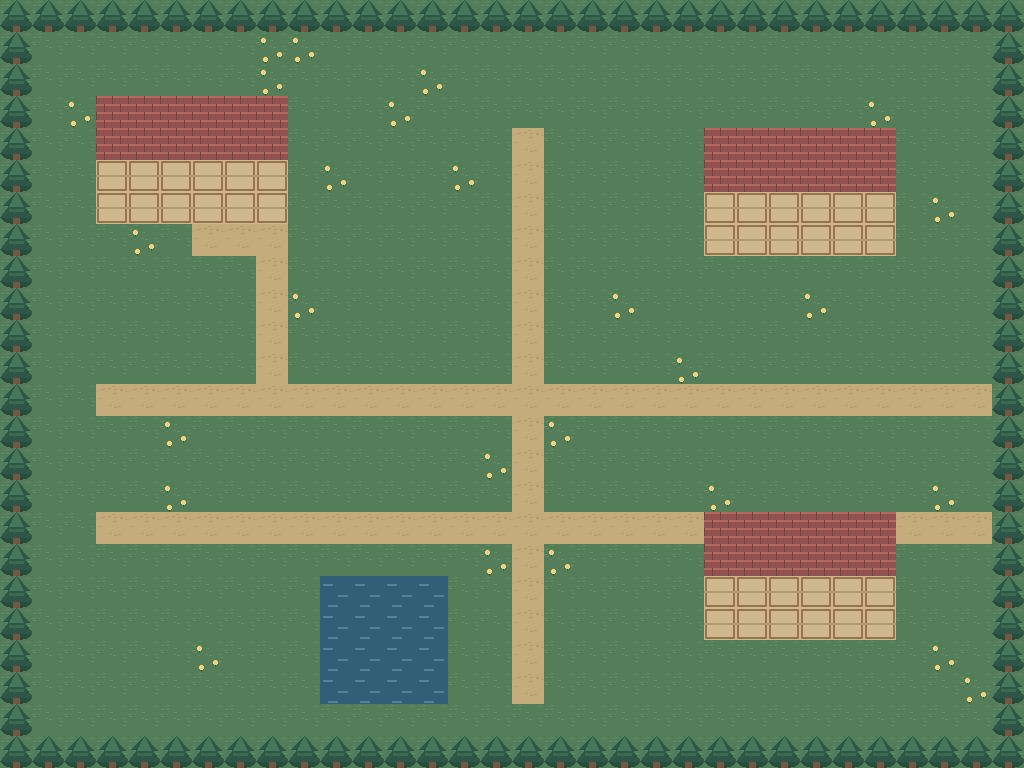

A level layout from a 2D game, rendered from its tile map. Below: a short description, then the map file with its tile-grid data intact:
An orthogonal 32x24 tile map with 32x32 px tiles, 2 tile layers (Chao, Detalhes) and 7 objects (2x npc, 2x chest, beacon, sign, portal).

<map version="1.10" tiledversion="1.11.0" orientation="orthogonal" renderorder="right-down" width="32" height="24" tilewidth="32" tileheight="32" infinite="0" nextlayerid="4" nextobjectid="8">
  <properties>
    <property name="title" value="Vila de Lume" />
  </properties>
  <tileset firstgid="1" source="lume.tsx" />
  <layer id="1" name="Chao" width="32" height="24">
    <data encoding="csv">
1,1,1,1,1,1,1,1,1,1,1,1,1,1,1,1,1,1,1,1,1,1,1,1,1,1,1,1,1,1,1,1,
1,1,1,1,1,1,1,1,1,1,1,1,1,1,1,1,1,1,1,1,1,1,1,1,1,1,1,1,1,1,1,1,
1,1,1,1,1,1,1,1,1,1,1,1,1,1,1,1,1,1,1,1,1,1,1,1,1,1,1,1,1,1,1,1,
1,1,1,1,1,1,1,1,1,1,1,1,1,1,1,1,1,1,1,1,1,1,1,1,1,1,1,1,1,1,1,1,
1,1,1,1,1,1,1,1,1,1,1,1,1,1,1,1,2,1,1,1,1,1,1,1,1,1,1,1,1,1,1,1,
1,1,1,1,1,1,1,1,1,1,1,1,1,1,1,1,2,1,1,1,1,1,1,1,1,1,1,1,1,1,1,1,
1,1,1,1,1,1,1,1,1,1,1,1,1,1,1,1,2,1,1,1,1,1,1,1,1,1,1,1,1,1,1,1,
1,1,1,1,1,1,2,2,2,1,1,1,1,1,1,1,2,1,1,1,1,1,1,1,1,1,1,1,1,1,1,1,
1,1,1,1,1,1,1,1,2,1,1,1,1,1,1,1,2,1,1,1,1,1,1,1,1,1,1,1,1,1,1,1,
1,1,1,1,1,1,1,1,2,1,1,1,1,1,1,1,2,1,1,1,1,1,1,1,1,1,1,1,1,1,1,1,
1,1,1,1,1,1,1,1,2,1,1,1,1,1,1,1,2,1,1,1,1,1,1,1,1,1,1,1,1,1,1,1,
1,1,1,1,1,1,1,1,2,1,1,1,1,1,1,1,2,1,1,1,1,1,1,1,1,1,1,1,1,1,1,1,
1,1,1,2,2,2,2,2,2,2,2,2,2,2,2,2,2,2,2,2,2,2,2,2,2,2,2,2,2,2,2,1,
1,1,1,1,1,1,1,1,1,1,1,1,1,1,1,1,2,1,1,1,1,1,1,1,1,1,1,1,1,1,1,1,
1,1,1,1,1,1,1,1,1,1,1,1,1,1,1,1,2,1,1,1,1,1,1,1,1,1,1,1,1,1,1,1,
1,1,1,1,1,1,1,1,1,1,1,1,1,1,1,1,2,1,1,1,1,1,1,1,1,1,1,1,1,1,1,1,
1,1,1,2,2,2,2,2,2,2,2,2,2,2,2,2,2,2,2,2,2,2,2,2,2,2,2,2,2,2,2,1,
1,1,1,1,1,1,1,1,1,1,1,1,1,1,1,1,2,1,1,1,1,1,1,1,1,1,1,1,1,1,1,1,
1,1,1,1,1,1,1,1,1,1,3,3,3,3,1,1,2,1,1,1,1,1,1,1,1,1,1,1,1,1,1,1,
1,1,1,1,1,1,1,1,1,1,3,3,3,3,1,1,2,1,1,1,1,1,1,1,1,1,1,1,1,1,1,1,
1,1,1,1,1,1,1,1,1,1,3,3,3,3,1,1,2,1,1,1,1,1,1,1,1,1,1,1,1,1,1,1,
1,1,1,1,1,1,1,1,1,1,3,3,3,3,1,1,2,1,1,1,1,1,1,1,1,1,1,1,1,1,1,1,
1,1,1,1,1,1,1,1,1,1,1,1,1,1,1,1,1,1,1,1,1,1,1,1,1,1,1,1,1,1,1,1,
1,1,1,1,1,1,1,1,1,1,1,1,1,1,1,1,1,1,1,1,1,1,1,1,1,1,1,1,1,1,1,1
</data>
  </layer>
  <layer id="2" name="Detalhes" width="32" height="24">
    <data encoding="csv">
4,4,4,4,4,4,4,4,4,4,4,4,4,4,4,4,4,4,4,4,4,4,4,4,4,4,4,4,4,4,4,4,
4,0,0,0,0,0,0,0,9,9,0,0,0,0,0,0,0,0,0,0,0,0,0,0,0,0,0,0,0,0,0,4,
4,0,0,0,0,0,0,0,9,0,0,0,0,9,0,0,0,0,0,0,0,0,0,0,0,0,0,0,0,0,0,4,
4,0,9,8,8,8,8,8,8,0,0,0,9,0,0,0,0,0,0,0,0,0,0,0,0,0,0,9,0,0,0,4,
4,0,0,8,8,8,8,8,8,0,0,0,0,0,0,0,0,0,0,0,0,0,8,8,8,8,8,8,0,0,0,4,
4,0,0,7,7,7,7,7,7,0,9,0,0,0,9,0,0,0,0,0,0,0,8,8,8,8,8,8,0,0,0,4,
4,0,0,7,7,7,7,7,7,0,0,0,0,0,0,0,0,0,0,0,0,0,7,7,7,7,7,7,0,9,0,4,
4,0,0,0,9,0,0,0,0,0,0,0,0,0,0,0,0,0,0,0,0,0,7,7,7,7,7,7,0,0,0,4,
4,0,0,0,0,0,0,0,0,0,0,0,0,0,0,0,0,0,0,0,0,0,0,0,0,0,0,0,0,0,0,4,
4,0,0,0,0,0,0,0,0,9,0,0,0,0,0,0,0,0,0,9,0,0,0,0,0,9,0,0,0,0,0,4,
4,0,0,0,0,0,0,0,0,0,0,0,0,0,0,0,0,0,0,0,0,0,0,0,0,0,0,0,0,0,0,4,
4,0,0,0,0,0,0,0,0,0,0,0,0,0,0,0,0,0,0,0,0,9,0,0,0,0,0,0,0,0,0,4,
4,0,0,0,0,0,0,0,0,0,0,0,0,0,0,0,0,0,0,0,0,0,0,0,0,0,0,0,0,0,0,4,
4,0,0,0,0,9,0,0,0,0,0,0,0,0,0,0,0,9,0,0,0,0,0,0,0,0,0,0,0,0,0,4,
4,0,0,0,0,0,0,0,0,0,0,0,0,0,0,9,0,0,0,0,0,0,0,0,0,0,0,0,0,0,0,4,
4,0,0,0,0,9,0,0,0,0,0,0,0,0,0,0,0,0,0,0,0,0,9,0,0,0,0,0,0,9,0,4,
4,0,0,0,0,0,0,0,0,0,0,0,0,0,0,0,0,0,0,0,0,0,8,8,8,8,8,8,0,0,0,4,
4,0,0,0,0,0,0,0,0,0,0,0,0,0,0,9,0,9,0,0,0,0,8,8,8,8,8,8,0,0,0,4,
4,0,0,0,0,0,0,0,0,0,0,0,0,0,0,0,0,0,0,0,0,0,7,7,7,7,7,7,0,0,0,4,
4,0,0,0,0,0,0,0,0,0,0,0,0,0,0,0,0,0,0,0,0,0,7,7,7,7,7,7,0,0,0,4,
4,0,0,0,0,0,9,0,0,0,0,0,0,0,0,0,0,0,0,0,0,0,0,0,0,0,0,0,0,9,0,4,
4,0,0,0,0,0,0,0,0,0,0,0,0,0,0,0,0,0,0,0,0,0,0,0,0,0,0,0,0,0,9,4,
4,0,0,0,0,0,0,0,0,0,0,0,0,0,0,0,0,0,0,0,0,0,0,0,0,0,0,0,0,0,0,4,
4,4,4,4,4,4,4,4,4,4,4,4,4,4,4,4,4,4,4,4,4,4,4,4,4,4,4,4,4,4,4,4
</data>
  </layer>
  <objectgroup id="3" name="Objetos">
    <object id="1" name="Iara" type="npc" x="416" y="384" width="32" height="32">
      <properties>
        <property name="dialog" value="quest" />
      </properties>
    </object>
    <object id="2" name="Bento" type="npc" x="256" y="256" width="32" height="32">
      <properties>
        <property name="dialog" value="hint" />
      </properties>
    </object>
    <object id="3" name="vila_fragmento" type="chest" x="192" y="544" width="32" height="32">
      <properties>
        <property name="reward" value="fragment" />
        <property name="amount" value="1" />
      </properties>
    </object>
    <object id="4" name="vila_moedas" type="chest" x="832" y="352" width="32" height="32">
      <properties>
        <property name="reward" value="gold" />
        <property name="amount" value="30" />
      </properties>
    </object>
    <object id="5" name="Farol" type="beacon" x="512" y="192" width="32" height="32">
      <properties />
    </object>
    <object id="6" name="placa_vila" type="sign" x="896" y="384" width="32" height="32">
      <properties>
        <property name="text" value="Leste: Bosque das Lanternas. M abre o mapa." />
      </properties>
    </object>
    <object id="7" name="saida_bosque" type="portal" x="960" y="384" width="32" height="32">
      <properties>
        <property name="destination" value="bosque" />
        <property name="spawn_x" value="3" />
        <property name="spawn_y" value="15" />
      </properties>
    </object>
  </objectgroup>
</map>
